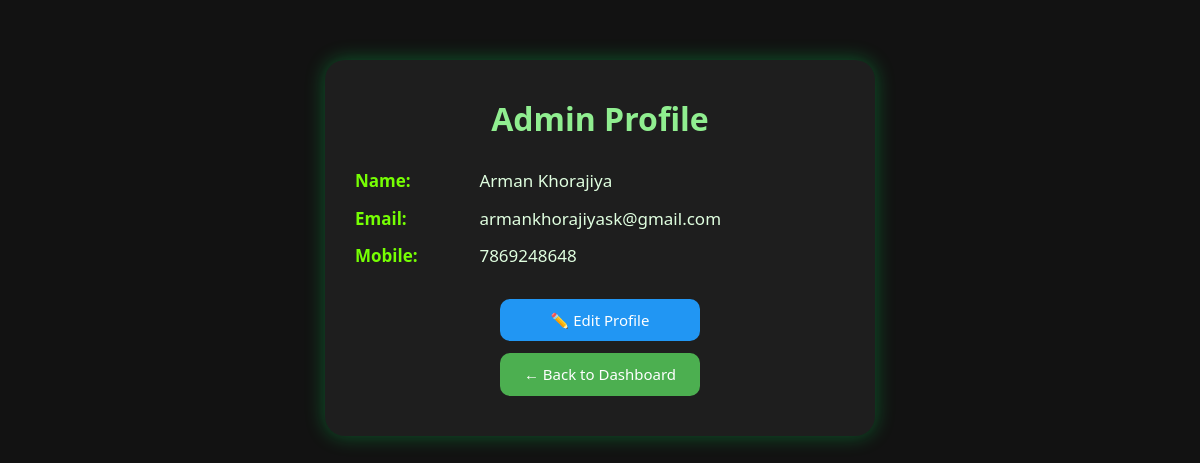
The app's page /Admin/admin_profile.php (signed in) with its own data.
### tables this page shows
CREATE TABLE `admin_master` (
  `admin_name` varchar(100) NOT NULL COMMENT 'Admin Name.',
  `admin_email` varchar(150) NOT NULL COMMENT 'Admin Email.\r\n',
  `admin_password` varchar(10) NOT NULL COMMENT 'Admin Password',
  `admin_mobile_no` bigint(10) NOT NULL
);

### Admin/admin_profile.php (the view, shortened to what this page needs)
<?php
$conn = new mysqli("localhost", "root", "", "laptop_store");
$admin_email = $_SESSION['admin_email'];
$sql = "SELECT admin_name, admin_email, admin_mobile_no FROM admin_master WHERE admin_email = ?";
$stmt = $conn->prepare($sql);
$stmt->bind_param("s", $admin_email);
$stmt->execute();
$result = $stmt->get_result();
$admin = $result->fetch_assoc();
?>
<!DOCTYPE html>
<html lang="en">
<head>
  <link href="https://cdn.jsdelivr.net/npm/bootstrap@5.3.0/dist/css/bootstrap.min.css" rel="stylesheet">
</head>
<body>
  <div class="container">
    <div class="profile-card">
      <h2>Admin Profile</h2>
      <div class="profile-info">
        <p><strong>Name:</strong> <?= htmlspecialchars($admin['admin_name']) ?></p>
        <p><strong>Email:</strong> <?= htmlspecialchars($admin['admin_email']) ?></p>
        <p><strong>Mobile:</strong> <?= htmlspecialchars($admin['admin_mobile_no']) ?></p>
      </div>
      <div class="btn-section">
        <a href="edit_profile.php" class="btn btn-primary">✏️ Edit Profile</a>
        <a href="index.php" class="btn btn-back">← Back to Dashboard</a>
      </div>
    </div>
  </div>
</body>
</html>

### Admin/admin_profile.php (style rules this page uses)
body { background-color: #121212; color: #e0ffe0; font-family: 'Segoe UI', sans-serif; margin: 0; padding: 0; }
.profile-card { background-color: #1e1e1e; border-radius: 20px; padding: 40px 30px; max-width: 550px; margin: 60px auto; box-shadow: 0 0 20px rgba(0, 255, 100, 0.3); }
h2 { color: #90ee90; margin-bottom: 30px; text-align: center; font-weight: 600; }
.profile-info p { font-size: 17px; margin: 12px 0; }
.profile-info p strong { color: #76ff03; width: 120px; display: inline-block; }
.btn-section { display: flex; flex-direction: column; align-items: center; margin-top: 30px; gap: 12px; }
.btn-primary, .btn-back { padding: 10px 20px; font-size: 15px; border-radius: 10px; border: none; width: 200px; text-align: center; }
.btn-primary { background-color: #2196f3; color: white; }
.btn-back { background-color: #4caf50; color: white; }

### records on screen
admin_master: admin_name "Arman Khorajiya", admin_email "armankhorajiyask@gmail.com", admin_mobile_no "7869248648"
